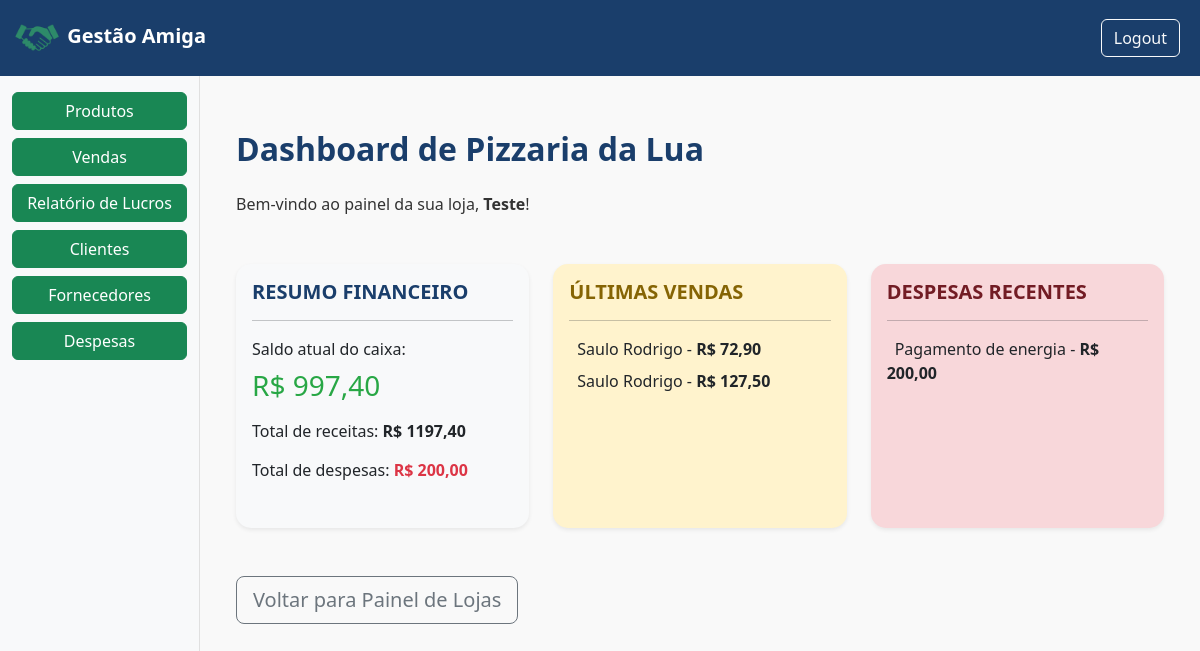
The page /loja/9/dashboard/ (signed in) on the database as committed earlier.
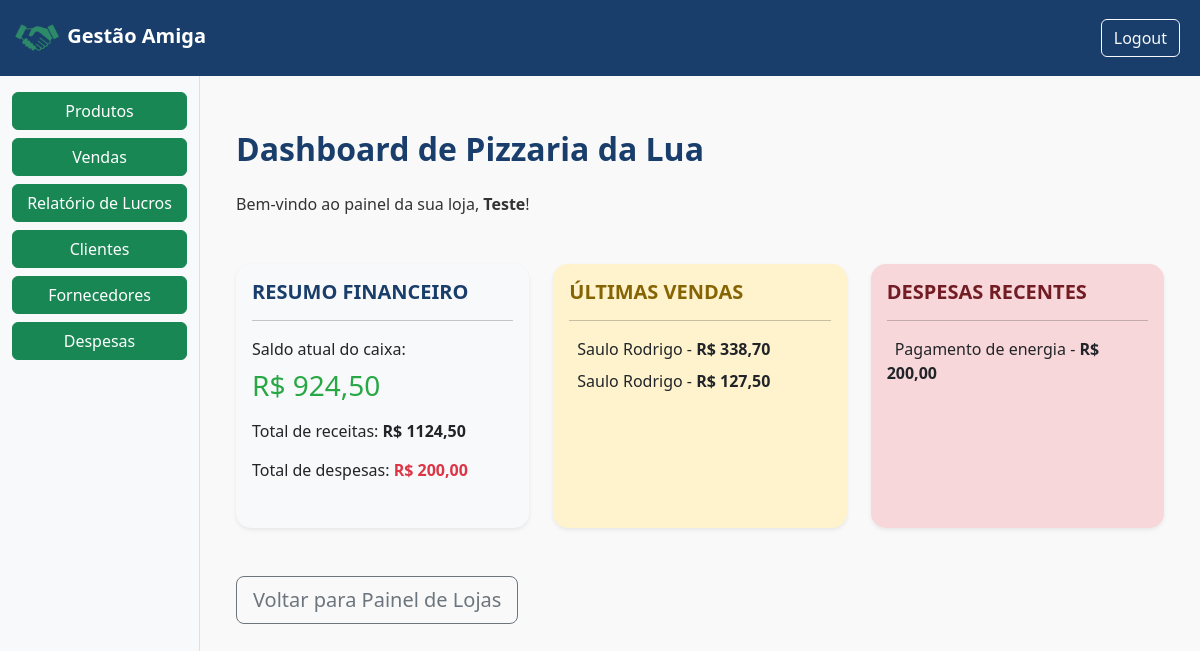
The same page on the database as committed later.
### gestao/models.py (models this page shows, shortened)
class Venda(models.Model):
    FORMAS_PAGAMENTO = [
        ('dinheiro', 'Espécie'),
        ('pix', 'PIX'),
        ('debito', 'Débito'),
        ('credito_avista', 'Crédito à vista'),
        ('credito_parcelado', 'Crédito Parcelado'),
    ]
    loja = models.ForeignKey(Loja, on_delete=models.CASCADE, related_name="vendas", default=1)
    cliente = models.ForeignKey(Cliente, on_delete=models.CASCADE, related_name="vendas_cliente", blank = True, null = True)
    forma_pagamento = models.CharField(max_length=20, choices=FORMAS_PAGAMENTO, default='dinheiro')
    parcelas = models.IntegerField(default=1)
    data = models.DateTimeField(auto_now_add=True)
    valor_total = models.DecimalField(max_digits=10, decimal_places=2, default=0)

class Cliente(models.Model):
    usuario = models.ForeignKey(User, on_delete=models.CASCADE)
    loja = models.ForeignKey(Loja, on_delete=models.CASCADE, default=1)
    nome = models.CharField(max_length=100)
    email = models.EmailField(blank=True, null=True)
    telefone = models.CharField(max_length=20, blank = True, null=True)
    endereco = models.TextField(blank = True, null=True)
    data_cadastro = models.DateTimeField(auto_now_add=True)
    total_compras = models.IntegerField(default=0)

class Despesa(models.Model):
    loja = models.ForeignKey(Loja, on_delete=models.CASCADE)
    descricao = models.CharField(max_length=255)
    valor = models.DecimalField(max_digits=10, decimal_places=2)
    data = models.DateField(auto_now_add=True)
    categoria = models.CharField(max_length=100, blank=True, null=True)
    observacoes = models.TextField(blank=True, null=True)

### gestao/views.py (the view)
# urls.py: path('loja/<int:loja_id>/dashboard/', views.dashboard_loja, name="dashboard_loja"),
@login_required
def dashboard_loja(request, loja_id):
    user = request.user
    try:
        loja = user.lojas.get(id=loja_id)
    except Loja.DoesNotExist:
        return redirect('painel_loja')
    total_receitas = loja.vendas.aggregate(total=Sum('valor_total'))['total'] or 0
    total_despesas = Despesa.objects.filter(loja=loja).aggregate(total=Sum('valor'))['total'] or 0
    saldo_atual = total_receitas - total_despesas
    vendas = loja.vendas.order_by('-data')
    clientes_vistos = set()
    ultimas_vendas = []
    for venda in vendas:
        if venda.cliente and venda.cliente.id not in clientes_vistos:
            ultimas_vendas.append(venda)
            clientes_vistos.add(venda.cliente.id)
        if len(ultimas_vendas) == 3:
            break
    despesas_recentes = Despesa.objects.filter(loja=loja).order_by('data')[:3]
    contexto = {
        'loja': loja,
        'total_receitas': total_receitas,
        'total_despesas': total_despesas,
        'saldo_atual': saldo_atual,
        'ultimas_vendas': ultimas_vendas,
        'despesas_recentes': despesas_recentes,
        'mostrar_sidebar': True,
    }
    return render(request, 'dashboard_loja.html', contexto)

### templates/dashboard_loja.html (shortened to what this page needs)
{% extends 'base.html' %}
{% block content %}
<div class="container" style="margin-top: 30px;">
    <h2 class="mb-4" style="color: var(--cor-primaria); font-weight: 700;">Dashboard de {{ loja.nome }}</h2>
    <p class="mb-5">Bem-vindo ao painel da sua loja, <strong>{{ user.first_name }}</strong>!</p>
    <div class="row g-4">
        <div class="col-md-4">
            <div class="card shadow-sm border-0 h-100" style="border-radius: 15px; background: #f8f9fa;">
                <div class="card-body">
                    <h5 class="card-title text-uppercase" style="color: var(--cor-primaria); font-weight: 600;">Resumo Financeiro</h5>
                    <hr>
                    <p class="mb-2">Saldo atual do caixa:</p>
                    <h3 class="mb-3" style="color: #28a745;">R$ {{ saldo_atual | floatformat:2 }}</h3>
                    <p>Total de receitas: <strong>R$ {{ total_receitas | floatformat:2 }}</strong></p>
                    <p>Total de despesas: <strong style="color: #dc3545;">R$ {{ total_despesas | floatformat:2 }}</strong></p>
                </div>
            </div>
        </div>
        <div class="col-md-4">
            <div class="card shadow-sm border-0 h-100" style="border-radius: 15px; background: #fff3cd;">
                <div class="card-body">
                    <h5 class="card-title text-uppercase" style="color: #856404; font-weight: 600;">Últimas Vendas</h5>
                    <hr>
                    <ul class="list-unstyled mb-0">
                        {% for venda in ultimas_vendas %}
                            <li class="mb-2">
                                {{ venda.cliente.nome }} - <strong>R$ {{ venda.valor_total | floatformat:2 }}</strong>
                            </li>
                        {% empty %}
                            <li>Nenhuma venda registrada</li>
                        {% endfor %}
                    </ul>
                </div>
            </div>
        </div>
        <div class="col-md-4">
            <div class="card shadow-sm border-0 h-100" style="border-radius: 15px; background: #f8d7da;">
                <div class="card-body">
                    <h5 class="card-title text-uppercase" style="color: #721c24; font-weight: 600;">Despesas Recentes</h5>
                    <hr>
                    <ul class="list-unstyled mb-0">
                        {% for despesa in despesas_recentes %}
                            <li class="mb-2">
                                {{ despesa.descricao }} - <strong>R$ {{ despesa.valor | floatformat:2 }}</strong>
                            </li>
                        {% empty %}
                            <li>Nenhuma despesa registrada</li>
                        {% endfor %}
                    </ul>
                </div>
            </div>
        </div>
    </div>
    <div class="mt-5">
        <a href="{% url 'painel_loja' %}" class="btn btn-outline-secondary btn-lg">Voltar para Painel de Lojas</a>
    </div>
</div>
{% endblock %}

Rows that differ between the two databases and show on the page:
removed Venda: cliente.nome "Saulo Rodrigo", valor_total "72,90"
now on this page (row unchanged): Venda: cliente.nome "Saulo Rodrigo", valor_total "338,70"
Other text that changed with them:
{{ saldo_atual | floatformat:2 }}: "997,40" → "924,50"
{{ total_receitas | floatformat:2 }}: "1197,40" → "1124,50"
